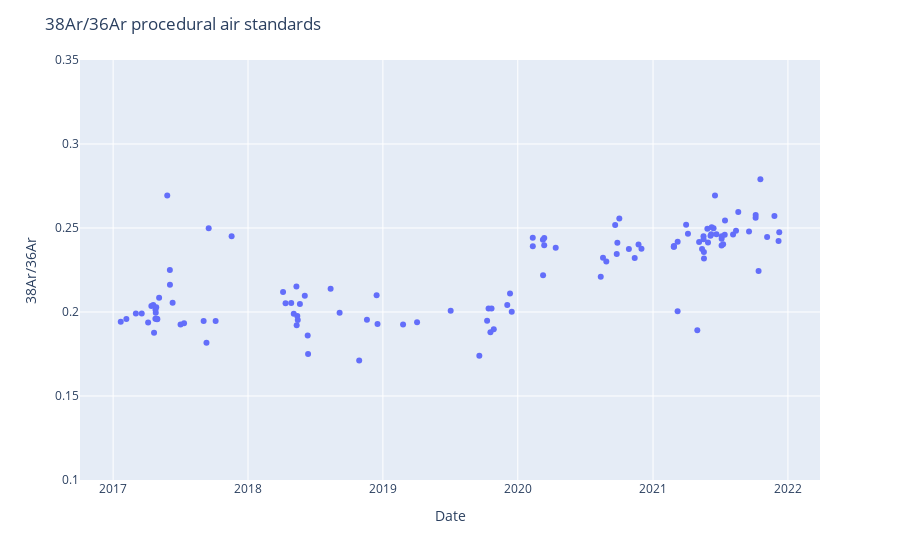

Write notebook code for a chart like this one.
### Code cell
#initial plot
fig4 = px.scatter(df, x=df['Date'], y=df[ratio2], log_y=False)
fig4.update_layout(
    title="38Ar/36Ar procedural air standards",
    xaxis_title="Date",
    yaxis_title=ratio2)
fig4.update_layout(yaxis={ 'rangemode': 'tozero'})

fig4.update_yaxes(range=[0.1, 0.35]) 
fig4.update_xaxes

fig4.show()
